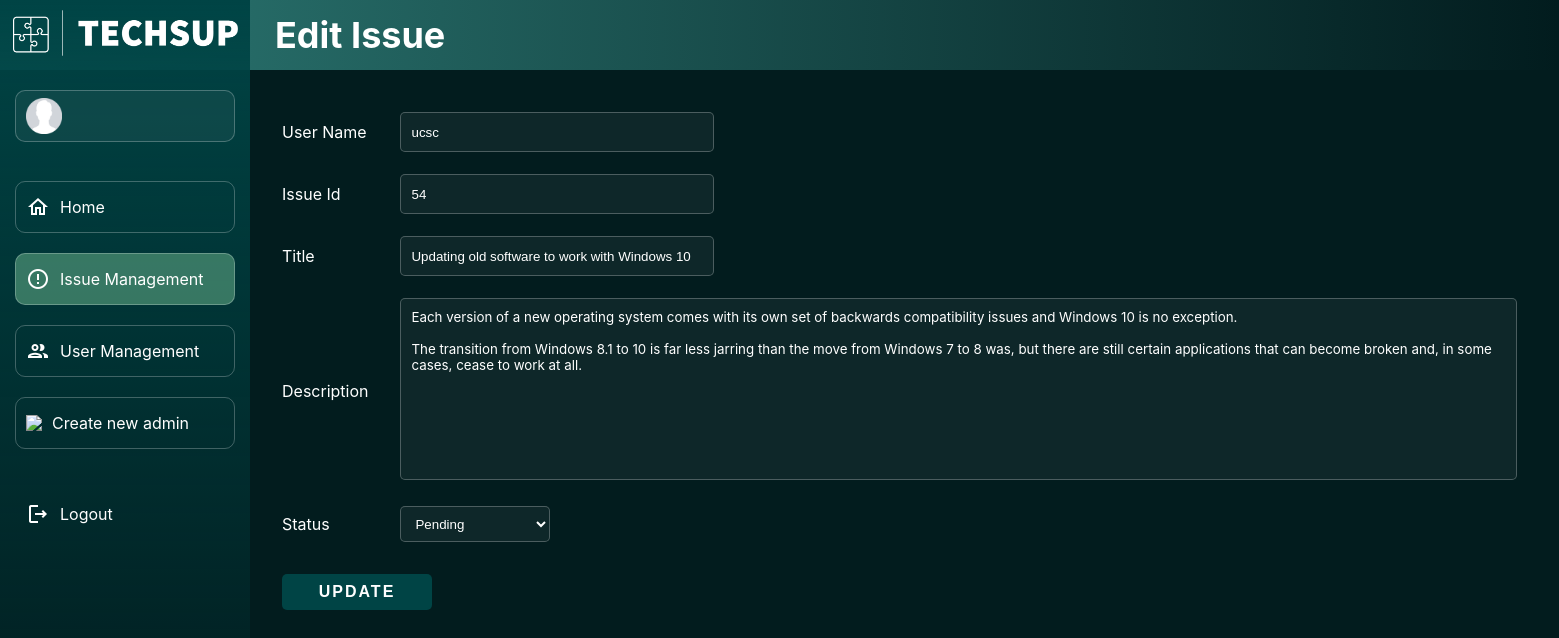
/admin/issues/updateIssue.php?issueId=54, run on the app's committed database.
### tables this page shows
CREATE TABLE IF NOT EXISTS `issue` (
  `issueId` int(5) NOT NULL AUTO_INCREMENT,
  `userId` int(5) DEFAULT NULL,
  `title` varchar(50) DEFAULT NULL,
  `description` varchar(500) DEFAULT NULL,
  `status` tinyint(1) DEFAULT NULL,
  `timestamp` timestamp NOT NULL,
  PRIMARY KEY (`issueId`),
  KEY `userId` (`userId`)
);

CREATE TABLE IF NOT EXISTS `user` (
  `userId` int(5) NOT NULL AUTO_INCREMENT,
  `userName` varchar(20) NOT NULL,
  `userEmail` varchar(50) NOT NULL,
  `userPhone` varchar(20) NOT NULL,
  `userPwd` varchar(100) NOT NULL,
  PRIMARY KEY (`userId`),
  UNIQUE KEY `userName` (`userName`),
  UNIQUE KEY `userEmail` (`userEmail`)
);

### includes/functions.inc.php (called while the page is built, shortened)
<?php
function adminGetIssueDataUpdate($conn)
{
    if (isset($_GET['issueId']) && is_numeric($_GET['issueId'])) {
        $issueId = $_GET['issueId'];
        $sql = "SELECT issue.userId, userName, issueId, title, description, IF(status, 'Solved', 'Pending') status FROM issue, user WHERE issue.userId = user.userId AND issueId='$issueId';";
        $get_issueId = mysqli_query($conn, $sql);
        if (mysqli_num_rows($get_issueId) == 1) {
            $row = mysqli_fetch_assoc($get_issueId);
            return ($row);
        }
    }
}

### admin/issues/updateIssue.php (the view, shortened to what this page needs)
<?php
require_once('../../includes/dbh.inc.php');
require_once('../../includes/functions.inc.php');
$row = adminGetIssueDataUpdate($conn);
?>
<!DOCTYPE html>
<html lang="en">
<head>
</head>
<body>
    <nav class="nav-h-back"></nav>
    <nav class="nav-h">
        <div class="heading">
            <h1>Edit Issue</h1>
        </div>
    </nav>
    <nav class="nav-v">
        <div class="logo">
            <a href="../main/dashboard.php">
                <img src="../../assets/techsup-logo-white.png" width="225px">
            </a>
        </div>
        <div class="menu">
            <div class="item profile">
                <img src="../../assets/profile.png" width="36px">
            </div>
            <div>
                <a href="../main/dashboard.php">
                    <div class="item click">
                        <img src="../../assets/home-outline-white-24dp.png">
                        <span>Home</span>
                    </div>
                </a>
                <br>
                <a href="viewIssue.php">
                    <div class="item click active">
                        <img src="../../assets/issue-outline-white-24dp.png">
                        <span>Issue Management</span>
                    </div>
                </a>
                <br>
                <a href="../users/viewUser.php">
                    <div class="item click">
                        <img src="../../assets/users-outline-white-24dp.png">
                        <span>User Management</span>
                    </div>
                </a>
                <br>
                <a href="../main/register.php">
                    <div class="item click">
                        <img src="../../assets/addAdmin-outline-white-24dp">
                        <span>Create new admin</span>
                    </div>
                </a>
            </div>
            <a href="../../includes/adminLogout.inc.php">
                <div class="item logout">
                    <img src="../../assets/logout-outline-white-24dp.png">
                    <span>Logout</span>
                </div>
            </a>
        </div>
    </nav>
    <div class="body">
        <form action="../../includes/adminUpdateIssue.inc.php" method="post">
            <table>
                <tr>
                    <td><label>User Name</label></td>
                    <td><input type="text" name="userName" id="userName" placeholder="User Name" class="disabledInput" value="<?php echo $row['userName']; ?>" disabled></td>
                </tr>
                <tr>
                    <td><label>Issue Id</label></td>
                    <td><input type="text" name="issueId" id="issueId" placeholder="Issue Id" class="disabledInput" value="<?php echo $row['issueId']; ?>" readonly></td>
                </tr>
                <tr>
                    <td><label>Title</label></td>
                    <td><input type="text" name="title" id="title" placeholder="Title" class="disabledInput" value="<?php echo $row['title']; ?>" disabled></td>
                </tr>
                <tr>
                    <td><label>Description</label></td>
                    <td><textarea rows="10" cols="120" name="description" id="description" placeholder="Description" class="disabledInput" disabled><?php echo $row['description']; ?></textarea></td>
                </tr>
                <tr>
                    <td><label>Status</label></td>
                    <td><select name="status" id="status">
                            <option value=0 <?php if ($row['status'] == "Pending") echo 'selected="selected"'; ?>>Pending</option>
                        </select>
                    </td>
                </tr>
                <tr>
                    <td colspan="2"><button type="submit" name="submit">UPDATE</button></td>
                </tr>
            </table>
        </form>
    </div>
</body>
</html>

### data on the page
issue: userName "ucsc", issueId "54", title "Updating old software to work with Windows 10", description "Each version of a new operating system comes with its own set of backwards compatibility issues and Windows 10 is no exception. The transition from Windows 8.1 to 10 is far less jarring than the move from Windows 7 to 8 was, but there are still certain applications that can become broken and, in some cases, cease to work at all."
